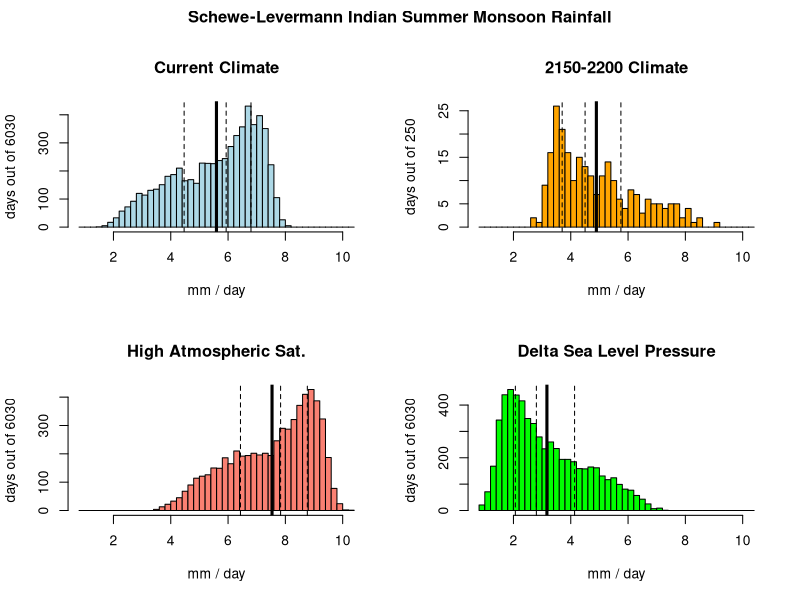

Generate this figure with R:
# ESS-211 assignment 2, due 10-19-16
#  cba 10/2016
#
# Question 1:
#  First year default precip : 3.8 mm/day"
#  100th year default precip : 6.06666666666667 mm/day"

#############################
# below is the function used for this assignment

# set up the ISM rainfall function as translated from matlab
ismRainfall <- function(inputVector, lSeason=135){
  # the input vector should be a 5-element vector, in this order:
  # [1] pStrong  : precipitation in wet state (mm/day)
  # [2] pWeak    : precipitation in dry state (mm/day)
  # [3[ tau      : memory length in time steps (days)
  # [4] prMax    : maximum probability of either state.
  # [5] pInit    : initial probability of strong state.
  #                must be <= prMax
  # lSeason  : length of the wet season (days). default = 135
  
  # split the input vector for legibility
  pStrong <- inputVector[1]
  pWeak <- inputVector[2]
  tau <- inputVector[3]
  prMax <- inputVector[4]
  prInit <- inputVector[5]
  
  ###
  # create a vector to store the season's precipitation values
  P <- rep(0, lSeason)
  
  ###
  # loop through days in a season to determine rainfall
  #  sadly, I could not find a way to vectorize this without breaking something
  for (n in 1:lSeason) {
    
    # set a random number
    pr <- runif(1)
    
    # determine probability based on memory effect
    if (n > tau){
      p <- (sum(P[(n-tau):(n-1)]) / tau - pWeak) / (pStrong - pWeak)
	  } else {
	  	p <- prInit
	  }
	
	  # limit high and low probabilities based on max probability
	  if (p > prMax) {
	  	p <- prMax
	  } else if (p < (1-prMax)) {
	  	p <- 1-prMax
	  }

  	# assign precip values based on probability deviation from random
  	if (pr < p) { 
  		P[n] <- pStrong
  	} else {
  		P[n] <- pWeak
  	}
  }
  
  # calculate the mean precipitation
  pMean <- mean(P)
  
  # return mean precip for the wet season
  return(pMean)
}
#############################
# PROBLEM 1
# below is the script to generate the model results

# set default parameters to test
pStrong <- 9.
pWeak <- 0.
tau <- 17
prMax <- 0.8
prInit <- 0.75
testVector <- c(pStrong, pWeak, tau, prMax, prInit)

# calculate the mean precipitation for a number of years to run
pastYears <- 6030
futureYears <- 250

# create a vector to store the outputs for the first model runs
defaultVector <- rep(NA, pastYears)

# set the seed
set.seed(5489)

# loop through each year and calculate Pmean
for (i in 1:pastYears){
  defaultVector[i] <- ismRainfall(testVector)
}

# report the first and 100th year's precipitation
print(paste("First year default precip :", defaultVector[1], "mm/day"))
print(paste("100th year default precip :", defaultVector[100], "mm/day"))

#############################
# PROBLEM 2
# set up custom vectors and matrices for four different scenarios

# 1. current climate
s1vec <- c(9.0, 0.0, 17, 0.8, 0.75)
s1 <- rep(0, pastYears)

# 2. 2150-2200 climate
s2vec <- c(10.9, 1.9, 17, 0.82, 0.2)
s2 <- rep(0, futureYears)

# 3. high atmospheric saturation
s3vec <- c(10.9, 1.9, 17, 0.8, 0.75)
s3 <- rep(0, pastYears)

# 4. changing sea level pressure
s4vec <- c(9.0, 0.0, 17, 0.8, 0.2)
s4 <- rep(0, pastYears)

# run each of the four scenarios 
for (i in 1:pastYears){
  s1[i] <- ismRainfall(s1vec)
  s3[i] <- ismRainfall(s3vec)
  s4[i] <- ismRainfall(s4vec)
}
for (i in 1:futureYears){
  s2[i] <- ismRainfall(s2vec)
}

#############################
# create the four-panel figures

# create a four-panel layout, leaving room for a title
par(mfcol = c(2,2), oma = c(0,0,2,0))

# we'll set the min/max bounds for the plots based on the range of all outputs
xmin <- min(c(min(s1), min(s2), min(s3), min(s4)))
xmax <- max(c(max(s1), max(s2), max(s3), max(s4)))

# create a vector for bins to use in the histograms
breaks <- c((xmin*5):((xmax+0.2)*5) * 0.2)

# set up variables for the plot labels
xlab <- "mm / day"
ylabPast <- paste("days out of", pastYears)
ylabFuture <- paste("days out of", futureYears)

# set the colors for each plot
s1color <- 'light blue'
s2color <- 'orange'
s3color <- 'salmon'
s4color <- 'green'

# set the titles for each plot
s1title <- "Current Climate"
s2title <- "2150-2200 Climate"
s3title <- "High Atmospheric Sat."
s4title <- "Delta Sea Level Pressure"

# plot each of the four histograms, adding quartile lines and the means
s1plot <- hist(s1, breaks = breaks, xlab = xlab, ylab = ylabPast, main = s1title, col = s1color)
abline(v = quantile(s1)[2:4], lty = 2)
abline(v = mean(s1), lwd = 3)

s3plot <- hist(s3, breaks = breaks, xlab = xlab, ylab = ylabPast, main = s3title, col = s3color)
abline(v = quantile(s3)[2:4], lty = 2)
abline(v = mean(s3), lwd = 3)

s2plot <- hist(s2, breaks = breaks, xlab = xlab, ylab = ylabFuture, main = s2title, col = s2color)
abline(v = quantile(s2)[2:4], lty = 2)
abline(v = mean(s2), lwd = 3)

s4plot <- hist(s4, breaks = breaks, xlab = xlab, ylab = ylabPast, main = s4title, col = s4color)
abline(v = quantile(s4)[2:4], lty = 2)
abline(v = mean(s4), lwd = 3)

# and add a title
title('Schewe-Levermann Indian Summer Monsoon Rainfall', outer = TRUE)

# that's all, folks!